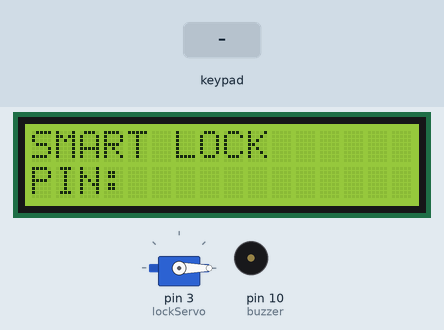
Recording of a sketch running on a simulated Arduino Uno, built with avr-gcc and run on an emulated ATmega328P. Shown: servo, 16×2 character LCD, buzzer (waves = sounding). The inputs (shaded band) are chosen by the test bench. EEPROM starts erased.

Above: at 2.7 s.
2.8 s: keypad keys 1 2 3 4 # pressed 0.4 s apart
At 5.9 s:
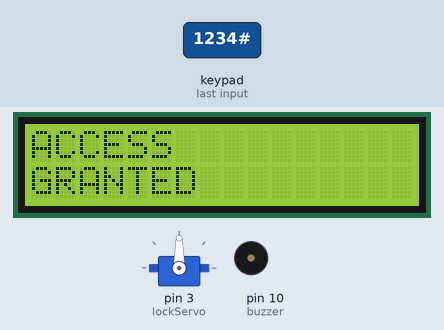
6.3 s: key 'A' pressed
At 9.04 s:
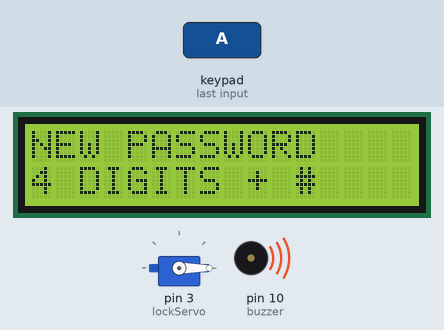
9.3 s: keypad keys 9 8 7 6 # pressed 0.4 s apart
At 12.2 s:
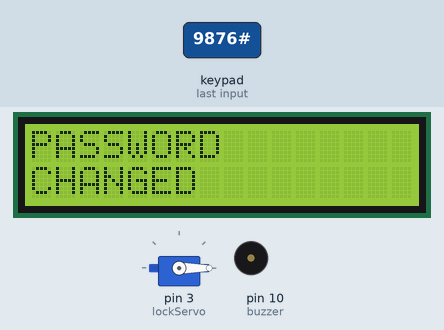
12.8 s: key '#' pressed
At 14.0 s:
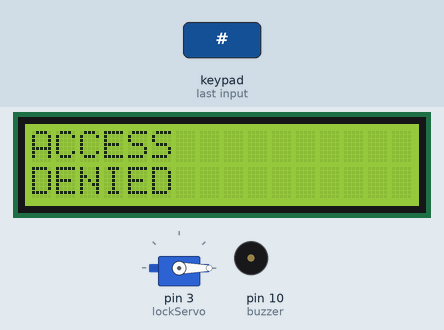
Timing chart, 0 to 15.8 s (numbered marks = the images above; inputs shaded):
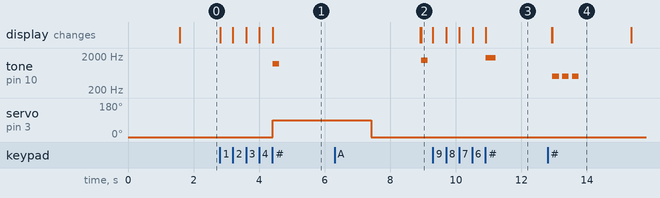

Measured:
- after the input at 2.8 s, tone on pin 10 (buzzer): silent → 1200 Hz after 1.6 s, → silent 0.20 s later; servo on pin 3 (lockServo): 0° → 90° after 1.6 s; the display: first changes at once (image 1 shows a later state)
- after the input at 6.3 s, tone on pin 10 (buzzer): silent → 1500 Hz after 2.6 s, → silent 0.20 s later; the display: first differs from a run without the input after 2.6 s (image 2)
- after the input at 9.3 s, tone on pin 10 (buzzer): silent → 1800 Hz after 1.6 s, → silent 0.30 s later; the display: first changes at once (image 3 shows a later state)
- after the input at 12.8 s, tone on pin 10 (buzzer): alternates 500 Hz for 0.20 s and silent for 0.10 s, 6 changes in all, then stays silent, starting after 0.15 s; the display: first differs from a run without the input after 0.15 s (image 4)

The sketch:

LockDoor.ino
```cpp
/*
  Smart Door Lock

  Features:
  - Password unlock using Keypad 4x4
  - LCD1602 display
  - Servo motor lock control
  - Buzzer notification
  - EEPROM password storage
  - Password change function

  Default Password: 1234

  Controls:
  - Enter PIN + #
  - A = Change password
  - * = Clear input

  Hardware:
  - Arduino Uno R3
  - Keypad 4x4
  - LCD1602
  - SG90 Servo
  - Buzzer
*/

#include <Keypad.h>
#include <Servo.h>
#include <EEPROM.h>
#include <LiquidCrystal.h>

// LCD pins: RS, E, D4, D5, D6, D7
LiquidCrystal lcd(A1, A2, A3, A4, A5, 11);

Servo lockServo;

const int buzzer = 10;   // Buzzer pin

// Keypad configuration
const byte ROWS = 4;
const byte COLS = 4;

char keys[ROWS][COLS] = {
  {'1','2','3','A'},
  {'4','5','6','B'},
  {'7','8','9','C'},
  {'*','0','#','D'}
};

byte rowPins[ROWS] = {9, 8, 7, 6};
byte colPins[COLS] = {5, 4, 2, A0};

Keypad keypad = Keypad(
  makeKeymap(keys),
  rowPins,
  colPins,
  ROWS,
  COLS
);

// Password variables
String password = "";
String input = "";

bool changeMode = false;

// Display home screen
void showHome() {

  lcd.clear();

  lcd.setCursor(0, 0);
  lcd.print("SMART LOCK");

  lcd.setCursor(0, 1);
  lcd.print("PIN:");
}

// Load password from EEPROM
void loadPassword() {

  char pass[5];

  for (int i = 0; i < 4; i++) {
    pass[i] = EEPROM.read(i);
  }

  pass[4] = '\0';

  // EEPROM is empty when value = 255
  if (pass[0] == (char)255) {

    password = "1234";

    for (int i = 0; i < 4; i++) {
      EEPROM.write(i, password[i]);
    }

  } else {

    password = String(pass);
  }
}

// Save new password to EEPROM
void savePassword(String newPass) {

  for (int i = 0; i < 4; i++) {
    EEPROM.write(i, newPass[i]);
  }

  password = newPass;
}

void setup() {

  lockServo.attach(3);
  lockServo.write(0);

  pinMode(buzzer, OUTPUT);

  lcd.begin(16, 2);

  loadPassword();

  lcd.clear();
  lcd.print("SMART LOCK");

  delay(1500);

  showHome();
}

void loop() {

  char key = keypad.getKey();

  if (!key) {
    return;
  }

  // A = Change password
  if (key == 'A') {

    changeMode = true;
    input = "";

    lcd.clear();

    lcd.setCursor(0, 0);
    lcd.print("NEW PASSWORD");

    lcd.setCursor(0, 1);
    lcd.print("4 DIGITS + #");

    tone(buzzer, 1500, 200);

    return;
  }

  // * = Clear current input
  if (key == '*') {

    input = "";
    showHome();

    return;
  }

  // # = Confirm
  if (key == '#') {

    // Password change mode
    if (changeMode) {

      if (input.length() == 4) {

        savePassword(input);

        lcd.clear();

        lcd.setCursor(0, 0);
        lcd.print("PASSWORD");

        lcd.setCursor(0, 1);
        lcd.print("CHANGED");

        tone(buzzer, 1800, 300);

      } else {

        lcd.clear();

        lcd.setCursor(0, 0);
        lcd.print("PIN MUST BE");

        lcd.setCursor(0, 1);
        lcd.print("4 DIGITS");
      }

      delay(2000);

      changeMode = false;
      input = "";

      showHome();

      return;
    }

    // Verify password
    if (input == password) {

      lcd.clear();

      lcd.setCursor(0, 0);
      lcd.print("ACCESS");

      lcd.setCursor(0, 1);
      lcd.print("GRANTED");

      tone(buzzer, 1200, 200);

      lockServo.write(90);

      delay(3000);

      lockServo.write(0);

    } else {

      lcd.clear();

      lcd.setCursor(0, 0);
      lcd.print("ACCESS");

      lcd.setCursor(0, 1);
      lcd.print("DENIED");

      for (int i = 0; i < 3; i++) {

        tone(buzzer, 500, 200);
        delay(300);
      }
    }

    input = "";

    delay(1500);

    showHome();

    return;
  }

  // Enter PIN
  if (input.length() < 4) {

    input += key;

    lcd.setCursor(4, 1);

    for (int i = 0; i < input.length(); i++) {
      lcd.print("*");
    }
  }
}
```
